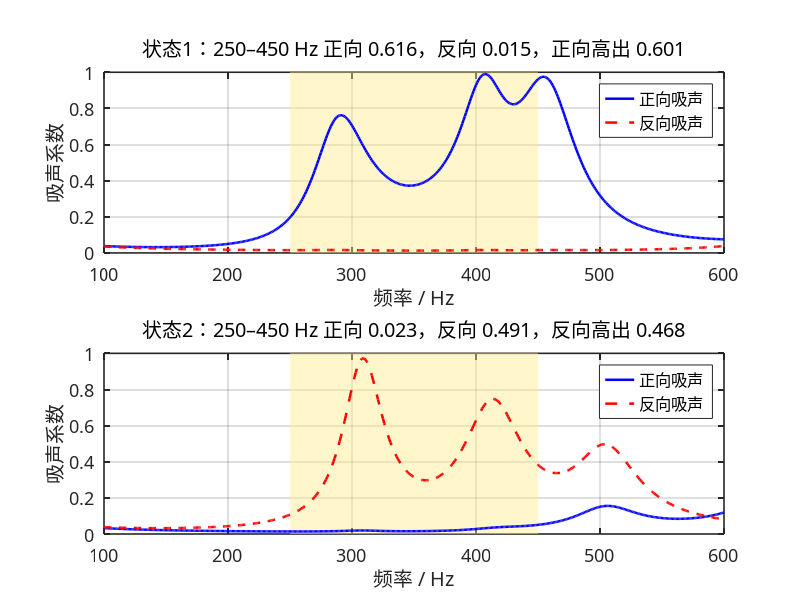

This chart was generated by the following MATLAB code:
clear;
clc;
close all;

%% 1. 基本参数

f = 100:1:600;
omega = 2*pi*f;
Nf = length(f);

rho0 = 1.29;
c0 = 343;
eta = 1.89e-5;
kappa = 0.026;
Cv = 712;
gamma = 1.4;

P0 = rho0*c0^2/gamma;
Z0 = rho0*c0;

nu = eta/rho0;
mu_bar = kappa/(rho0*Cv);

W = 30e-3;
L = 30e-3;
S = W*L;

Nc = 4;

%% 2. 四单胞结构参数

% 三层微穿孔板厚度（m）。两态共用。
t = 2e-3*ones(Nc,3);

% 12 个孔径（m）。每行一个单胞，三列是三块板。两态共用。
d = 1e-3 * [
    3.159769  0.360000  4.713910;
    3.619750  8.000000  6.944000;
    4.825182  0.100000  3.069580;
    4.422677  1.197000  0.100000
];

% 状态 1 的 8 个实际腔高（m）。每行一个单胞的两个腔。
H1 = 1e-3 * [
    48.162747   8.374794;
    46.210000   2.961485;
    28.311400   0.500000;
    58.179000  19.998762
];

% 状态 2 只改这 8 个实际腔高（m）。
H2 = 1e-3 * [
    10.638192  59.000000;
    42.788603  59.000000;
    36.744369  59.000000;
    20.055518   0.500000
];

n_holes = ones(Nc,3);
phi = pi*d.^2.*n_holes/(4*S);
weight = ones(1,Nc)/Nc;

%% 3. 折纸几何

a = 30;       % mm
hc = 20;      % mm
n0 = 3;
beta = 45;    % degree

%% 4. 微穿孔板阻抗（孔径不变，只算一次）

Zp = complex(zeros(Nc,3,Nf));

for s = 1:Nc
    for j = 1:3
        y = (d(s,j)/2)./sqrt(eta./(rho0*omega));
        q = y*sqrt(-1i);
        F = 1-2*besselj(1,q)./(q.*besselj(0,q));
        Z = 1i*omega*rho0*t(s,j)./(phi(s,j).*F) ...
          + sqrt(2)*eta*y./(phi(s,j)*d(s,j)) ...
          + 1i*0.85*omega*rho0*d(s,j)/phi(s,j);
        Zp(s,j,:) = reshape(Z,1,1,Nf);
    end
end

%% 5. Full Stinson Model（与腔高无关，只算一次）

N = 200;

Sv = zeros(1,Nf);
St = zeros(1,Nf);

for m = 0:N
    am = (2*m+1)*pi/W;
    for n = 0:N
        bn = (2*n+1)*pi/L;
        lambda2 = am^2+bn^2;
        wmn = 1/(am^2*bn^2);
        Sv = Sv + wmn*lambda2./(lambda2+1i*omega/nu);
        St = St + wmn*lambda2./(lambda2+1i*omega/mu_bar);
    end
end

Fv = 64*Sv/(W^2*L^2);
Ft = 64*St/(W^2*L^2);

rho_eff = rho0./(1-Fv);
K_eff = gamma*P0./(1+(gamma-1)*Ft);

k_eff = omega.*sqrt(rho_eff./K_eff);
Z_eff = sqrt(rho_eff.*K_eff);

%% 6. 两种腔高分别算正反向吸声

Hstate = cat(3,H1,H2);
alpha = zeros(2,2,Nf);

for state = 1:2
    H = Hstate(:,:,state);
    H_mm = H*1e3;
    h = H_mm/n0;

    if any(h(:)<=0) || any(h(:)>=hc)
        error('状态 %d 的折纸腔高度超出几何模型允许范围。', state);
    end

    q = sqrt(hc^2-h.^2);
    V11 = a.*h.*q/16;
    V12 = h.*(a-hc).*q/(16*tand(beta));
    V13 = h.*q/24.*(hc/tand(beta)-q/2);
    V_mm3 = 8*n0.*(a^2.*h/8-V11-V12-V13);

    if any(V_mm3(:)<=0)
        error('状态 %d 的折纸腔体积出现非正值。', state);
    end

    H_eq = V_mm3*1e-9/S;

    fprintf('\n========== 状态 %d ==========\n', state);
    disp('实际腔高（mm）：');
    disp(H_mm);
    disp('等效腔高（mm）：');
    disp(H_eq*1e3);

    rf = complex(zeros(1,Nf));
    rb = complex(zeros(1,Nf));
    tau = complex(zeros(1,Nf));

    for ii = 1:Nf
        Y_total = complex(zeros(2,2));
        k = k_eff(ii);
        Z = Z_eff(ii);

        for s = 1:Nc
            Tp1 = [1,Zp(s,1,ii);0,1];
            Tp2 = [1,Zp(s,2,ii);0,1];
            Tp3 = [1,Zp(s,3,ii);0,1];

            Hc1 = H_eq(s,1);
            Hc2 = H_eq(s,2);
            Tc1 = [cos(k*Hc1),1i*Z*sin(k*Hc1);
                   1i*sin(k*Hc1)/Z,cos(k*Hc1)];
            Tc2 = [cos(k*Hc2),1i*Z*sin(k*Hc2);
                   1i*sin(k*Hc2)/Z,cos(k*Hc2)];

            Tm = Tp1*Tc1*Tp2*Tc2*Tp3;
            A = Tm(1,1);
            B = Tm(1,2);
            C = Tm(2,1);
            D = Tm(2,2);
            Ys = [D/B,C-A*D/B;1/B,-A/B];
            Y_total = Y_total+weight(s)*Ys;
        end

        Y11 = Y_total(1,1);
        Y12 = Y_total(1,2);
        Y21 = Y_total(2,1);
        Y22 = Y_total(2,2);

        A = -Y22/Y21;
        B = 1/Y21;
        C = Y12-Y11*Y22/Y21;
        D = Y11/Y21;

        den = A+B/Z0+C*Z0+D;
        tau(ii) = 2/den;
        rf(ii) = (A+B/Z0-C*Z0-D)/den;
        rb(ii) = (-A+B/Z0-C*Z0+D)/den;
    end

    alpha(state,1,:) = 1-abs(rf).^2-abs(tau).^2;
    alpha(state,2,:) = 1-abs(rb).^2-abs(tau).^2;
end

%% 7. 250–450 Hz 平均吸声

band = f>=250 & f<=450;
names = {'状态1','状态2'};

fprintf('\n========== 250–450 Hz ==========\n');
for state = 1:2
    af = squeeze(alpha(state,1,band)).';
    ab = squeeze(alpha(state,2,band)).';
    if state == 1
        gap = mean(af)-mean(ab);
        fprintf('%s  正向 %.4f  反向 %.4f  正向高出 %.4f\n', ...
            names{state}, mean(af), mean(ab), gap);
    else
        gap = mean(ab)-mean(af);
        fprintf('%s  正向 %.4f  反向 %.4f  反向高出 %.4f\n', ...
            names{state}, mean(af), mean(ab), gap);
    end
end

%% 8. 绘图

if ispc
    fontName = 'Microsoft YaHei';
else
    fontName = 'WenQuanYi Micro Hei';
end

figure('Color','w','Position',[80 40 980 760]);
titles = { ...
    '状态1：蓝实线 = 正向吸声，红虚线 = 反向吸声', ...
    '状态2：蓝实线 = 正向吸声，红虚线 = 反向吸声'};

for state = 1:2
    subplot(2,1,state);
    hold on;

    patch([250 450 450 250],[0 0 1 1],[1 0.92 0.55], ...
        'EdgeColor','none','FaceAlpha',0.45,'HandleVisibility','off');

    af = squeeze(alpha(state,1,:)).';
    ab = squeeze(alpha(state,2,:)).';
    hF = plot(f,af,'b-','LineWidth',1.8);
    hB = plot(f,ab,'r--','LineWidth',1.8);

    mf = mean(af(band));
    mb = mean(ab(band));
    if state == 1
        name = sprintf('状态1：250–450 Hz 正向 %.3f，反向 %.3f，正向高出 %.3f', ...
            mf, mb, mf-mb);
    else
        name = sprintf('状态2：250–450 Hz 正向 %.3f，反向 %.3f，反向高出 %.3f', ...
            mf, mb, mb-mf);
    end

    grid on;
    box on;
    xlim([100 600]);
    ylim([0 1]);
    xticks(100:100:600);
    yticks(0:0.2:1);
    xlabel('频率 / Hz');
    ylabel('吸声系数');
    title(name,'FontWeight','normal');
    legend([hF,hB],{'正向吸声','反向吸声'},'Location','northeast');
    set(gca,'FontName',fontName,'FontSize',13,'LineWidth',1.1,'TickDir','in');
end

outDir = fileparts(mfilename('fullpath'));
if isempty(outDir)
    outDir = pwd;
end
print(gcf, fullfile(outDir, 'origami_two_state_result.png'), '-dpng', '-r140');
fprintf('图已保存。\n');
